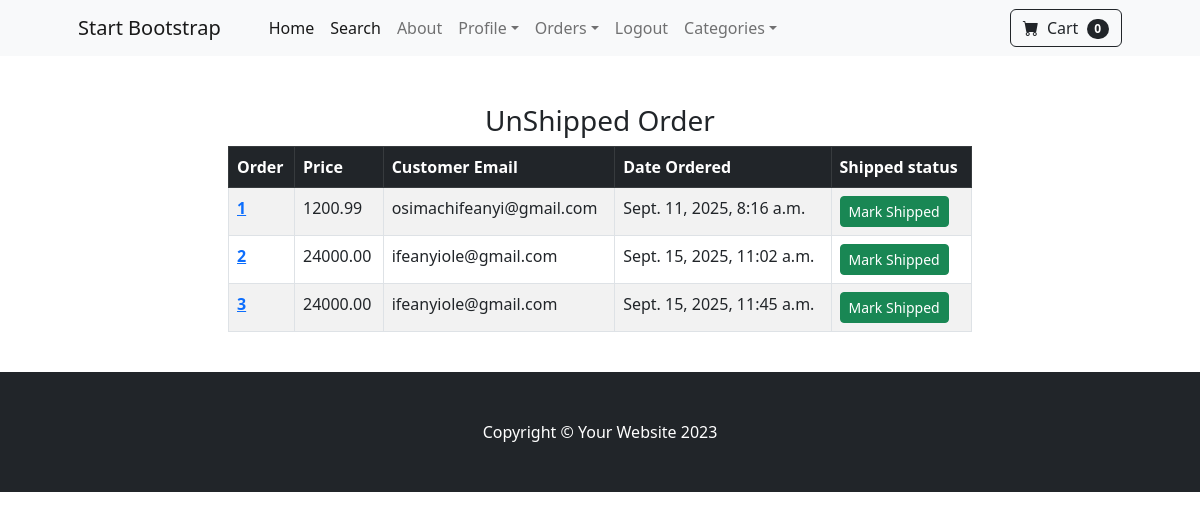
/payment/not_shipped_dash (signed in), run on an earlier commit of the app's database.
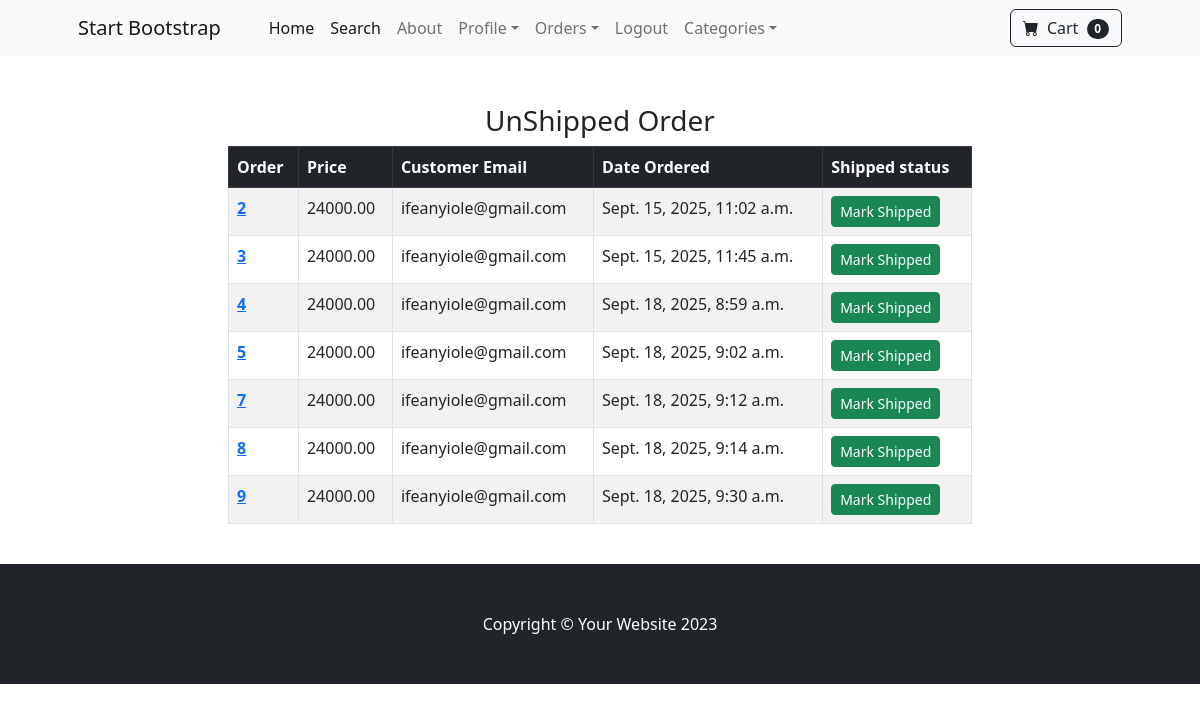
And on a later commit of the database.
### payment/models.py (models this page shows, shortened)
class Order(models.Model):
    user = models.ForeignKey(User, on_delete = models.CASCADE, null = True, blank = True)
    full_name = models.CharField(max_length=250)
    email = models.EmailField(max_length=250)
    shipping_address = models.TextField(max_length=15000)
    amount_paid = models.DecimalField(max_digits=10, decimal_places=2)
    date_ordered = models.DateTimeField(auto_now_add=True)
    shipped = models.BooleanField(default = False)
    date_shipped = models.DateTimeField( blank = True, null = True )

### payment/views.py (the view, shortened to what this page needs)
# urls.py: path("not_shipped_dash", views.not_shipped_dash, name = 'not_shipped_dash'),
def not_shipped_dash(request):
    if request.user.is_authenticated and request.user.is_superuser:
        orders = Order.objects.filter(shipped = False)
        return render(request, 'payment/not_shipped_dash.html', {'orders' : orders})
    else:
        messages.success(request, 'Access Denied')
        return redirect('home')

### cart/cart.py (called while the page is built)
    def __len__(self):
        return len(self.cart)

### cart/context_processors.py (called while the page is built)
def cart(requests):
    return {'cart' : Cart(requests)}

### payment/templates/payment/not_shipped_dash.html (shortened to what this page needs)
{% extends 'base.html' %}
{% block content %}
<div class ="container">
    <div class="row">
        <center>
            <div class = "col-8">
                <br><br>
                <h3>UnShipped Order</h3>
                <table class="table table-striped table-hover table-bordered">
                    <thead class = 'table-dark'>
                        <tr>
                            <th scope="col">Order</th>
                            <th scope="col">Price</th>
                            <th scope="col">Customer Email</th>
                            <th scope="col">Date Ordered</th>
                            <th scope="col">Shipped status</th>
                        </tr>
                    </thead>
                    <tbody>
                        {% for items in orders %}
                            <tr>
                                <th scope="row"> <a href = '{% url "orders" items.id  %}' > {{ items.id }} </a> </th>
                                <td>{{ items.amount_paid }}</td>
                                <td>{{ items.email }}</td>
                                <td>{{ items.date_ordered }}</td>
                                <td>
                                    <form method = 'POST'>
                                        <button type = 'Submit' class = 'btn btn-success btn-sm'>Mark Shipped</button>
                                    </form>
                                </td>
                            </tr>
                        {% endfor %}
                    </tbody>
                </table>
                <br>
            </div>
        </center>
    </div>
</div>
{% endblock %}

### store/templates/base.html (shortened to what this page needs)
{% load static %}
<!DOCTYPE html>
<html lang="en">
    <head>
        <link href="https://cdn.jsdelivr.net/npm/bootstrap-icons@1.5.0/font/bootstrap-icons.css" rel="stylesheet" />
        <link href="{% static 'css/styles.css' %}" rel="stylesheet"/>
    </head>
    <body>
        {% include 'navbar.html' %}
        {% block content %}
        {% endblock %}
        <footer class="py-5 bg-dark">
            <div class="container"><p class="m-0 text-center text-white">Copyright &copy; Your Website 2023</p></div>
        </footer>
    </body>
</html>

### store/templates/navbar.html (shortened to what this page needs)
<nav class="navbar navbar-expand-lg navbar-light bg-light">
            <div class="container px-4 px-lg-5">
                <a class="navbar-brand" href="{% url 'home' %}">Start Bootstrap</a>
                <div class="collapse navbar-collapse" id="navbarSupportedContent">
                    <ul class="navbar-nav me-auto mb-2 mb-lg-0 ms-lg-4">
                        <li class="nav-item"><a class="nav-link active" aria-current="page" href="{% url 'home' %}">Home</a></li>
                        <li class="nav-item"><a class="nav-link active" aria-current="page" href="{% url 'search' %}">Search</a></li>
                        <li class="nav-item"><a class="nav-link" href="{% url 'about' %}">About</a></li>
                        {% if user.is_authenticated %}
                            <li class="nav-item dropdown">
                            <a class="nav-link dropdown-toggle" id="navbarDropdown" href="#" role="button" data-bs-toggle="dropdown" aria-expanded="false">Profile</a>
                            {% if user.is_superuser %}
                            </li>
                            <li class="nav-item dropdown">
                            <a class="nav-link dropdown-toggle" id="navbarDropdown" href="#" role="button" data-bs-toggle="dropdown" aria-expanded="false">Orders</a>
                            </li>
                            {% endif %}
                            <li class="nav-item"><a class="nav-link" href="{% url 'logout' %}">Logout</a></li>
                        {% else %}
                            <li class="nav-item"><a class="nav-link" href="{% url 'login' %}">Login</a></li>
                            <li class="nav-item"><a class="nav-link" href="{% url 'register' %}">Register</a></li>
                        {% endif %}
                        <li class="nav-item dropdown">
                            <a class="nav-link dropdown-toggle" id="navbarDropdown" href="#" role="button" data-bs-toggle="dropdown" aria-expanded="false">Categories</a>
                        </li>
                    </ul>
                    <form class="d-flex">
                        <a class="btn btn-outline-dark" href="{% url 'cart_summary' %}">
                            <i class="bi-cart-fill me-1"></i>
                            Cart
                            <span class="badge bg-dark text-white ms-1 rounded-pill" id = "cart_quantity">{{ cart|length }}</span>
                        </a>
                    </form>
                </div>
            </div>
        </nav>

What changed in the data, as far as the page shows it:
no longer on this page (row edited): Order: id "1", amount_paid "1200.99", email "osimachifeanyi@gmail.com", date_ordered "Sept. 11, 2025, 8:16 a.m."
added Order: id "4", amount_paid "24000.00", email "ifeanyiole@gmail.com", date_ordered "Sept. 18, 2025, 8:59 a.m."
added Order: id "5", amount_paid "24000.00", email "ifeanyiole@gmail.com", date_ordered "Sept. 18, 2025, 9:02 a.m."
added Order: id "7", amount_paid "24000.00", email "ifeanyiole@gmail.com", date_ordered "Sept. 18, 2025, 9:12 a.m."
added Order: id "8", amount_paid "24000.00", email "ifeanyiole@gmail.com", date_ordered "Sept. 18, 2025, 9:14 a.m."
added Order: id "9", amount_paid "24000.00", email "ifeanyiole@gmail.com", date_ordered "Sept. 18, 2025, 9:30 a.m."
